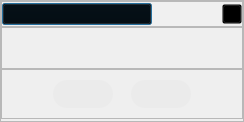
<?xml version="1.0" encoding="UTF-8"?>
<ui version="4.0">
 <class>CMessageBox</class>
 <widget class="QDialog" name="CMessageBox">
  <property name="geometry">
   <rect>
    <x>0</x>
    <y>0</y>
    <width>244</width>
    <height>122</height>
   </rect>
  </property>
  <property name="windowTitle">
   <string>Dialog</string>
  </property>
  <layout class="QVBoxLayout" name="verticalLayout_4">
   <property name="spacing">
    <number>0</number>
   </property>
   <property name="leftMargin">
    <number>0</number>
   </property>
   <property name="topMargin">
    <number>0</number>
   </property>
   <property name="rightMargin">
    <number>0</number>
   </property>
   <property name="bottomMargin">
    <number>0</number>
   </property>
   <item>
    <widget class="QFrame" name="frame_global">
     <property name="styleSheet">
      <string notr="true">#frame
{
border: none;
background-color: #ffffff;
}</string>
     </property>
     <property name="frameShape">
      <enum>QFrame::StyledPanel</enum>
     </property>
     <property name="frameShadow">
      <enum>QFrame::Raised</enum>
     </property>
     <layout class="QHBoxLayout" name="horizontalLayout_4">
      <property name="spacing">
       <number>0</number>
      </property>
      <property name="leftMargin">
       <number>0</number>
      </property>
      <property name="topMargin">
       <number>0</number>
      </property>
      <property name="rightMargin">
       <number>0</number>
      </property>
      <property name="bottomMargin">
       <number>0</number>
      </property>
      <item>
       <layout class="QVBoxLayout" name="verticalLayout_3">
        <property name="spacing">
         <number>0</number>
        </property>
        <item>
         <widget class="QFrame" name="frame_title">
          <property name="minimumSize">
           <size>
            <width>0</width>
            <height>26</height>
           </size>
          </property>
          <property name="maximumSize">
           <size>
            <width>16777215</width>
            <height>26</height>
           </size>
          </property>
          <property name="styleSheet">
           <string notr="true">#frame_title
{
background-color: rgb(240, 240, 240);
}</string>
          </property>
          <property name="frameShape">
           <enum>QFrame::StyledPanel</enum>
          </property>
          <property name="frameShadow">
           <enum>QFrame::Raised</enum>
          </property>
          <layout class="QVBoxLayout" name="verticalLayout">
           <property name="spacing">
            <number>0</number>
           </property>
           <property name="leftMargin">
            <number>0</number>
           </property>
           <property name="topMargin">
            <number>0</number>
           </property>
           <property name="rightMargin">
            <number>0</number>
           </property>
           <property name="bottomMargin">
            <number>0</number>
           </property>
           <item>
            <layout class="QHBoxLayout" name="horizontalLayout">
             <item>
              <widget class="QPushButton" name="pushButton_warning">
               <property name="minimumSize">
                <size>
                 <width>150</width>
                 <height>22</height>
                </size>
               </property>
               <property name="maximumSize">
                <size>
                 <width>16777215</width>
                 <height>22</height>
                </size>
               </property>
               <property name="styleSheet">
                <string notr="true">QPushButton
{
color: #ff4737;
text-align: left;
padding-left: 5px;
font: 10pt &quot;微软雅黑&quot;;
background-color: transparent;
}</string>
               </property>
               <property name="text">
                <string/>
               </property>
              </widget>
             </item>
             <item>
              <spacer name="horizontalSpacer">
               <property name="orientation">
                <enum>Qt::Horizontal</enum>
               </property>
               <property name="sizeHint" stdset="0">
                <size>
                 <width>40</width>
                 <height>20</height>
                </size>
               </property>
              </spacer>
             </item>
             <item>
              <widget class="QPushButton" name="pushButton_close">
               <property name="minimumSize">
                <size>
                 <width>20</width>
                 <height>20</height>
                </size>
               </property>
               <property name="maximumSize">
                <size>
                 <width>20</width>
                 <height>20</height>
                </size>
               </property>
               <property name="styleSheet">
                <string notr="true">QPushButton
{
text-align: center;
background-color: transparent;
background-color: transparent;
border-image: url(:/images/icon/close3.png);
}

QPushButton:hover{
border-image: url(:/images/icon/closehover.png);
border: 1px solid #3C80B1;

}</string>
               </property>
               <property name="text">
                <string/>
               </property>
              </widget>
             </item>
            </layout>
           </item>
          </layout>
         </widget>
        </item>
        <item>
         <widget class="QFrame" name="frame_middle">
          <property name="minimumSize">
           <size>
            <width>0</width>
            <height>42</height>
           </size>
          </property>
          <property name="maximumSize">
           <size>
            <width>16777215</width>
            <height>42</height>
           </size>
          </property>
          <property name="frameShape">
           <enum>QFrame::StyledPanel</enum>
          </property>
          <property name="frameShadow">
           <enum>QFrame::Raised</enum>
          </property>
          <layout class="QVBoxLayout" name="verticalLayout_2">
           <property name="leftMargin">
            <number>0</number>
           </property>
           <property name="topMargin">
            <number>0</number>
           </property>
           <property name="rightMargin">
            <number>0</number>
           </property>
           <property name="bottomMargin">
            <number>0</number>
           </property>
           <item>
            <layout class="QHBoxLayout" name="horizontalLayout_2">
             <item>
              <spacer name="horizontalSpacer_6">
               <property name="orientation">
                <enum>Qt::Horizontal</enum>
               </property>
               <property name="sizeType">
                <enum>QSizePolicy::Fixed</enum>
               </property>
               <property name="sizeHint" stdset="0">
                <size>
                 <width>15</width>
                 <height>20</height>
                </size>
               </property>
              </spacer>
             </item>
             <item>
              <widget class="QLabel" name="label_icon">
               <property name="minimumSize">
                <size>
                 <width>40</width>
                 <height>40</height>
                </size>
               </property>
               <property name="maximumSize">
                <size>
                 <width>40</width>
                 <height>40</height>
                </size>
               </property>
               <property name="styleSheet">
                <string notr="true"/>
               </property>
               <property name="text">
                <string/>
               </property>
              </widget>
             </item>
             <item>
              <spacer name="horizontalSpacer_2">
               <property name="orientation">
                <enum>Qt::Horizontal</enum>
               </property>
               <property name="sizeType">
                <enum>QSizePolicy::Fixed</enum>
               </property>
               <property name="sizeHint" stdset="0">
                <size>
                 <width>20</width>
                 <height>20</height>
                </size>
               </property>
              </spacer>
             </item>
             <item>
              <widget class="QLabel" name="label_checkText">
               <property name="minimumSize">
                <size>
                 <width>0</width>
                 <height>40</height>
                </size>
               </property>
               <property name="maximumSize">
                <size>
                 <width>16777215</width>
                 <height>40</height>
                </size>
               </property>
               <property name="styleSheet">
                <string notr="true">QLabel
{
color: #000000;
font: 10pt &quot;微软雅黑&quot;;
}</string>
               </property>
               <property name="text">
                <string/>
               </property>
               <property name="alignment">
                <set>Qt::AlignCenter</set>
               </property>
              </widget>
             </item>
            </layout>
           </item>
          </layout>
         </widget>
        </item>
        <item>
         <widget class="QFrame" name="frame_bottom">
          <property name="minimumSize">
           <size>
            <width>0</width>
            <height>50</height>
           </size>
          </property>
          <property name="maximumSize">
           <size>
            <width>16777215</width>
            <height>50</height>
           </size>
          </property>
          <property name="frameShape">
           <enum>QFrame::StyledPanel</enum>
          </property>
          <property name="frameShadow">
           <enum>QFrame::Raised</enum>
          </property>
          <layout class="QVBoxLayout" name="verticalLayout_5">
           <property name="spacing">
            <number>0</number>
           </property>
           <property name="leftMargin">
            <number>0</number>
           </property>
           <property name="topMargin">
            <number>0</number>
           </property>
           <property name="rightMargin">
            <number>0</number>
           </property>
           <property name="bottomMargin">
            <number>0</number>
           </property>
           <item>
            <layout class="QHBoxLayout" name="horizontalLayout_3">
             <item>
              <spacer name="horizontalSpacer_3">
               <property name="orientation">
                <enum>Qt::Horizontal</enum>
               </property>
               <property name="sizeType">
                <enum>QSizePolicy::Fixed</enum>
               </property>
               <property name="sizeHint" stdset="0">
                <size>
                 <width>33</width>
                 <height>20</height>
                </size>
               </property>
              </spacer>
             </item>
             <item>
              <widget class="QPushButton" name="pushButton_ok">
               <property name="minimumSize">
                <size>
                 <width>60</width>
                 <height>28</height>
                </size>
               </property>
               <property name="maximumSize">
                <size>
                 <width>60</width>
                 <height>28</height>
                </size>
               </property>
               <property name="styleSheet">
                <string notr="true">QPushButton
{
text-align: center;
border-radius: 14px;
font: 10pt &quot;微软雅黑&quot;;
background-color: #ebebeb;
}

QPushButton:hover
{
background-color: rgba(225, 225, 225,0.8);
}
</string>
               </property>
               <property name="text">
                <string/>
               </property>
              </widget>
             </item>
             <item>
              <widget class="QPushButton" name="pushButton_cancel">
               <property name="minimumSize">
                <size>
                 <width>60</width>
                 <height>28</height>
                </size>
               </property>
               <property name="maximumSize">
                <size>
                 <width>60</width>
                 <height>28</height>
                </size>
               </property>
               <property name="styleSheet">
                <string notr="true">QPushButton
{
text-align: center;
border-radius: 14px;
font: 10pt &quot;微软雅黑&quot;;
background-color: #ebebeb;
}

QPushButton:hover
{
background-color: rgba(225, 225, 225,0.8);
}
</string>
               </property>
               <property name="text">
                <string/>
               </property>
              </widget>
             </item>
             <item>
              <spacer name="horizontalSpacer_4">
               <property name="orientation">
                <enum>Qt::Horizontal</enum>
               </property>
               <property name="sizeType">
                <enum>QSizePolicy::Fixed</enum>
               </property>
               <property name="sizeHint" stdset="0">
                <size>
                 <width>33</width>
                 <height>20</height>
                </size>
               </property>
              </spacer>
             </item>
            </layout>
           </item>
          </layout>
         </widget>
        </item>
       </layout>
      </item>
     </layout>
    </widget>
   </item>
  </layout>
 </widget>
 <resources/>
 <connections/>
</ui>
